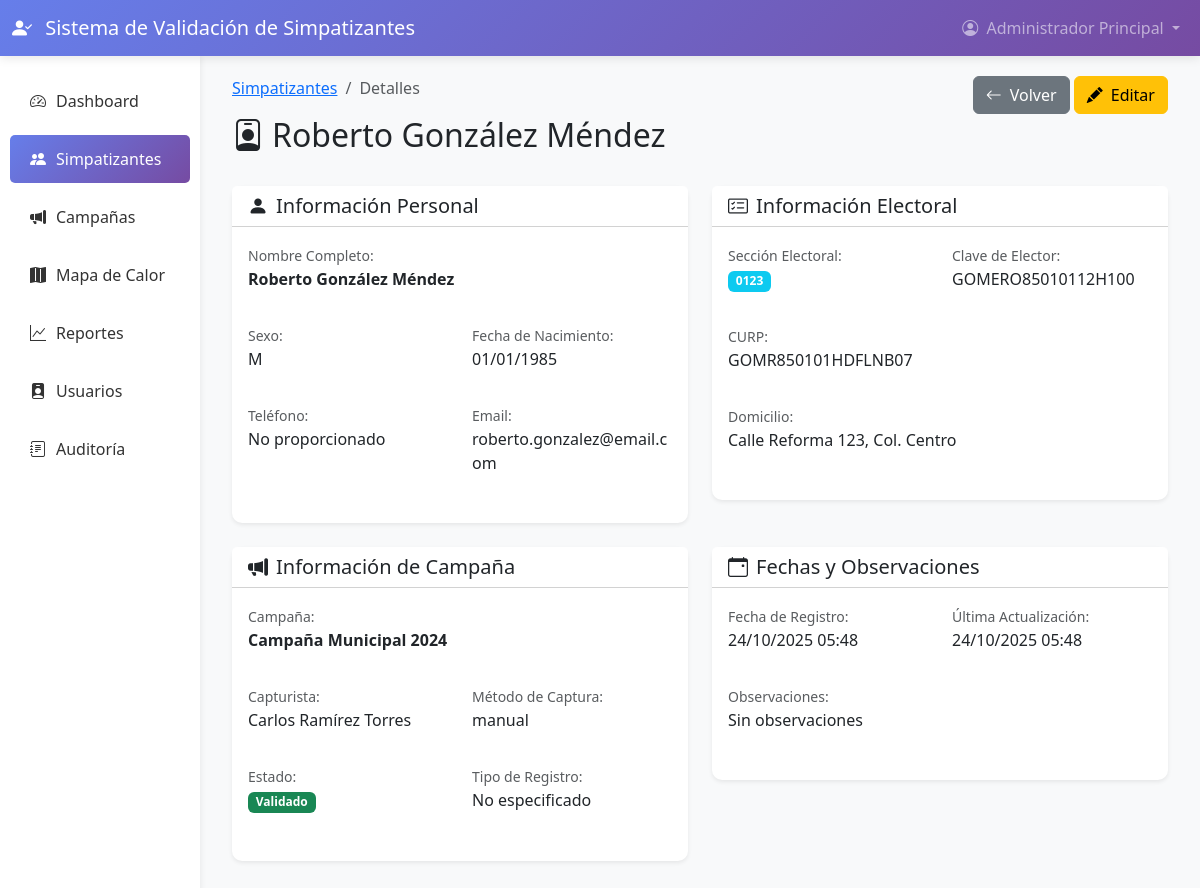
Screenshot of /public/simpatizantes/ver.php?id=1 (signed in) with the database file from the repository.
### tables this page shows
CREATE TABLE IF NOT EXISTS simpatizantes (
    id INT AUTO_INCREMENT PRIMARY KEY,
    nombre_completo VARCHAR(150) NOT NULL,
    domicilio_completo TEXT NOT NULL,
    sexo ENUM('M', 'F', 'O') NULL,
    ciudad VARCHAR(100),
    clave_elector VARCHAR(18),
    curp VARCHAR(18),
    fecha_nacimiento DATE,
    ano_registro INT,
    vigencia INT,
    seccion_electoral VARCHAR(10) NOT NULL,
    whatsapp VARCHAR(20),
    email VARCHAR(100),
    twitter VARCHAR(100),
    instagram VARCHAR(100),
    facebook VARCHAR(100),
    youtube VARCHAR(100),
    tiktok VARCHAR(100),
    observaciones TEXT,
    latitud DECIMAL(10, 8),
    longitud DECIMAL(11, 8),
    ine_frontal VARCHAR(255),
    ine_posterior VARCHAR(255),
    firma_digital VARCHAR(255),
    campana_id INT,
    capturista_id INT,
    metodo_captura ENUM('manual', 'escaneo') DEFAULT 'manual',
    validado TINYINT(1) DEFAULT 0,
    duplicado TINYINT(1) DEFAULT 0,
    created_at TIMESTAMP DEFAULT CURRENT_TIMESTAMP,
    updated_at TIMESTAMP DEFAULT CURRENT_TIMESTAMP ON UPDATE CURRENT_TIMESTAMP,
    FOREIGN KEY (campana_id) REFERENCES campanas(id) ON DELETE SET NULL,
    FOREIGN KEY (capturista_id) REFERENCES usuarios(id) ON DELETE SET NULL,
    INDEX idx_clave_elector (clave_elector),
    INDEX idx_curp (curp),
    INDEX idx_seccion (seccion_electoral),
    INDEX idx_campana (campana_id),
    INDEX idx_capturista (capturista_id),
    INDEX idx_ubicacion (latitud, longitud),
    INDEX idx_created_at (created_at)
);

CREATE TABLE IF NOT EXISTS campanas (
    id INT AUTO_INCREMENT PRIMARY KEY,
    nombre VARCHAR(150) NOT NULL,
    descripcion TEXT,
    fecha_inicio DATE NOT NULL,
    fecha_fin DATE NOT NULL,
    candidato_id INT,
    activa TINYINT(1) DEFAULT 1,
    created_at TIMESTAMP DEFAULT CURRENT_TIMESTAMP,
    updated_at TIMESTAMP DEFAULT CURRENT_TIMESTAMP ON UPDATE CURRENT_TIMESTAMP,
    FOREIGN KEY (candidato_id) REFERENCES usuarios(id) ON DELETE SET NULL,
    INDEX idx_activa (activa),
    INDEX idx_fechas (fecha_inicio, fecha_fin)
);

CREATE TABLE IF NOT EXISTS usuarios (
    id INT AUTO_INCREMENT PRIMARY KEY,
    username VARCHAR(50) UNIQUE NOT NULL,
    email VARCHAR(100) UNIQUE NOT NULL,
    password VARCHAR(255) NOT NULL,
    nombre_completo VARCHAR(150) NOT NULL,
    rol ENUM('super_admin', 'admin', 'candidato', 'coordinador', 'capturista') NOT NULL DEFAULT 'capturista',
    activo TINYINT(1) DEFAULT 1,
    intentos_fallidos INT DEFAULT 0,
    bloqueado_hasta DATETIME NULL,
    whatsapp VARCHAR(20),
    twitter VARCHAR(100),
    instagram VARCHAR(100),
    facebook VARCHAR(100),
    youtube VARCHAR(100),
    tiktok VARCHAR(100),
    created_at TIMESTAMP DEFAULT CURRENT_TIMESTAMP,
    updated_at TIMESTAMP DEFAULT CURRENT_TIMESTAMP ON UPDATE CURRENT_TIMESTAMP,
    INDEX idx_rol (rol),
    INDEX idx_email (email),
    INDEX idx_activo (activo)
);

### config/Database.php (called while the page is built, shortened)
<?php
class Database {
    private static $instance = null;
    private $connection;
    private function __construct() {
        try {
            $dsn = "mysql:host=" . DB_HOST . ";dbname=" . DB_NAME . ";charset=" . DB_CHARSET;
            $options = [
                PDO::ATTR_ERRMODE => PDO::ERRMODE_EXCEPTION,
                PDO::ATTR_DEFAULT_FETCH_MODE => PDO::FETCH_ASSOC,
                PDO::ATTR_EMULATE_PREPARES => false,
                PDO::MYSQL_ATTR_INIT_COMMAND => "SET NAMES " . DB_CHARSET
            ];
            $this->connection = new PDO($dsn, DB_USER, DB_PASS, $options);
        } catch (PDOException $e) {
            die("Error de conexión a la base de datos: " . $e->getMessage());
        }
    }
    public static function getInstance() {
        if (self::$instance === null) {
            self::$instance = new self();
        }
        return self::$instance;
    }
    public function queryOne($sql, $params = []) {
        try {
            $stmt = $this->connection->prepare($sql);
            $stmt->execute($params);
            return $stmt->fetch();
        } catch (PDOException $e) {
            error_log("Error en queryOne: " . $e->getMessage());
            return false;
        }
    }
}

### app/controllers/SimpatizanteController.php (called while the page is built, shortened)
<?php
require_once __DIR__ . '/../../config/Database.php';
require_once __DIR__ . '/../models/Simpatizante.php';
require_once __DIR__ . '/AuthController.php';
class SimpatizanteController {
    private $model;
    public function __construct() {
        $this->model = new Simpatizante();
        $this->auth = new AuthController();
    }
    public function obtener($id) {
        $simpatizante = $this->model->obtenerPorId($id);
        return $simpatizante;
    }
}

### app/controllers/AuthController.php (called while the page is built, shortened)
<?php
require_once __DIR__ . '/../../config/Database.php';
class AuthController {
    public function estaAutenticado() {
        return true;
    }
    public function obtenerRol() {
        return $_SESSION['rol'] ?? null;
    }
}

### app/models/Simpatizante.php (called while the page is built, shortened)
<?php
class Simpatizante {
    private $db;
    public function __construct() {
        $this->db = Database::getInstance();
    }
    public function obtenerPorId($id) {
        $sql = "SELECT s.*, c.nombre as campana_nombre, u.nombre_completo as capturista_nombre
                FROM simpatizantes s
                LEFT JOIN campanas c ON s.campana_id = c.id
                LEFT JOIN usuarios u ON s.capturista_id = u.id
                WHERE s.id = ?";
        return $this->db->queryOne($sql, [$id]);
    }
}

### public/simpatizantes/ver.php (the view, shortened to what this page needs)
<?php
require_once __DIR__ . '/../../config/Database.php';
require_once __DIR__ . '/../../app/controllers/AuthController.php';
require_once __DIR__ . '/../../app/controllers/SimpatizanteController.php';
$auth = new AuthController();
$auth->requiereAutenticacion();
$id = (int)$_GET['id'];
$controller = new SimpatizanteController();
$simpatizante = $controller->obtener($id);
include __DIR__ . '/../../app/views/layouts/header.php';
?>
<div class="container-fluid">
    <div class="row mb-4">
        <div class="col-md-8">
            <nav aria-label="breadcrumb">
                <ol class="breadcrumb">
                    <li class="breadcrumb-item"><a href="<?php echo BASE_URL; ?>/public/simpatizantes/index.php">Simpatizantes</a></li>
                    <li class="breadcrumb-item active">Detalles</li>
                </ol>
            </nav>
            <h2><i class="bi bi-person-badge me-2"></i><?php echo htmlspecialchars($simpatizante['nombre_completo']); ?></h2>
        </div>
        <div class="col-md-4 text-end">
            <a href="<?php echo BASE_URL; ?>/public/simpatizantes/index.php" class="btn btn-secondary">
                <i class="bi bi-arrow-left me-2"></i>Volver
            </a>
            <?php if (in_array($auth->obtenerRol(), ['super_admin', 'admin', 'coordinador']) ||
                      ($auth->obtenerRol() === 'capturista' && $simpatizante['capturista_id'] == $auth->obtenerUsuarioId())): ?>
                <a href="<?php echo BASE_URL; ?>/public/simpatizantes/editar.php?id=<?php echo $simpatizante['id']; ?>" class="btn btn-warning">
                    <i class="bi bi-pencil-fill me-2"></i>Editar
                </a>
            <?php endif; ?>
        </div>
    </div>
    <div class="row mb-4">
        <div class="col-lg-6">
            <div class="card border-0 shadow-sm">
                <div class="card-header bg-white">
                    <h5 class="mb-0"><i class="bi bi-person-fill me-2"></i>Información Personal</h5>
                </div>
                <div class="card-body">
                    <div class="row mb-3">
                        <div class="col-md-12">
                            <label class="text-muted small">Nombre Completo:</label>
                            <p class="fw-bold"><?php echo htmlspecialchars($simpatizante['nombre_completo']); ?></p>
                        </div>
                    </div>
                    <div class="row mb-3">
                        <div class="col-md-6">
                            <label class="text-muted small">Sexo:</label>
                            <p><?php echo htmlspecialchars($simpatizante['sexo'] ?? 'No especificado'); ?></p>
                        </div>
                        <div class="col-md-6">
                            <label class="text-muted small">Fecha de Nacimiento:</label>
                            <p><?php echo !empty($simpatizante['fecha_nacimiento']) ? date('d/m/Y', strtotime($simpatizante['fecha_nacimiento'])) : 'No especificada'; ?></p>
                        </div>
                    </div>
                    <div class="row mb-3">
                        <div class="col-md-6">
                            <label class="text-muted small">Teléfono:</label>
                            <p><?php echo htmlspecialchars($simpatizante['telefono'] ?? 'No proporcionado'); ?></p>
                        </div>
                        <div class="col-md-6">
                            <label class="text-muted small">Email:</label>
                            <p><?php echo htmlspecialchars($simpatizante['email'] ?? 'No proporcionado'); ?></p>
                        </div>
                    </div>
                </div>
            </div>
        </div>
        <div class="col-lg-6">
            <div class="card border-0 shadow-sm">
                <div class="card-header bg-white">
                    <h5 class="mb-0"><i class="bi bi-card-checklist me-2"></i>Información Electoral</h5>
                </div>
                <div class="card-body">
                    <div class="row mb-3">
                        <div class="col-md-6">
                            <label class="text-muted small">Sección Electoral:</label>
                            <p><span class="badge bg-info"><?php echo htmlspecialchars($simpatizante['seccion_electoral']); ?></span></p>
                        </div>
                        <div class="col-md-6">
                            <label class="text-muted small">Clave de Elector:</label>
                            <p><?php echo htmlspecialchars($simpatizante['clave_elector'] ?? 'No proporcionada'); ?></p>
                        </div>
                    </div>
                    <div class="row mb-3">
                        <div class="col-md-12">
                            <label class="text-muted small">CURP:</label>
                            <p><?php echo htmlspecialchars($simpatizante['curp'] ?? 'No proporcionado'); ?></p>
                        </div>
                    </div>
                    <div class="row mb-3">
                        <div class="col-md-12">
                            <label class="text-muted small">Domicilio:</label>
                            <p><?php echo htmlspecialchars($simpatizante['domicilio_completo']); ?></p>
                        </div>
                    </div>
                </div>
            </div>
        </div>
    </div>
    <div class="row mb-4">
        <div class="col-lg-6">
            <div class="card border-0 shadow-sm">
                <div class="card-header bg-white">
                    <h5 class="mb-0"><i class="bi bi-megaphone-fill me-2"></i>Información de Campaña</h5>
                </div>
                <div class="card-body">
                    <div class="row mb-3">
                        <div class="col-md-12">
                            <label class="text-muted small">Campaña:</label>
                            <p class="fw-bold"><?php echo htmlspecialchars($simpatizante['campana_nombre'] ?? 'No asignada'); ?></p>
                        </div>
                    </div>
                    <div class="row mb-3">
                        <div class="col-md-6">
                            <label class="text-muted small">Capturista:</label>
                            <p><?php echo htmlspecialchars($simpatizante['capturista_nombre'] ?? 'No asignado'); ?></p>
                        </div>
                        <div class="col-md-6">
                            <label class="text-muted small">Método de Captura:</label>
                            <p><?php echo htmlspecialchars($simpatizante['metodo_captura'] ?? 'No especificado'); ?></p>
                        </div>
                    </div>
                    <div class="row mb-3">
                        <div class="col-md-6">
                            <label class="text-muted small">Estado:</label>
                            <p>
                                <?php if (!empty($simpatizante['validado'])): ?>
                                    <span class="badge bg-success">Validado</span>
                                <?php else: ?>
                                    <span class="badge bg-warning">Pendiente</span>
                                <?php endif; ?>
                            </p>
                        </div>
                        <div class="col-md-6">
                            <label class="text-muted small">Tipo de Registro:</label>
                            <p><?php echo htmlspecialchars($simpatizante['tipo_registro'] ?? 'No especificado'); ?></p>
                        </div>
                    </div>
                </div>
            </div>
        </div>
        <div class="col-lg-6">
            <div class="card border-0 shadow-sm">
                <div class="card-header bg-white">
                    <h5 class="mb-0"><i class="bi bi-calendar-event me-2"></i>Fechas y Observaciones</h5>
                </div>
                <div class="card-body">
                    <div class="row mb-3">
                        <div class="col-md-6">
                            <label class="text-muted small">Fecha de Registro:</label>
                            <p><?php echo date('d/m/Y H:i', strtotime($simpatizante['created_at'])); ?></p>
                        </div>
                        <div class="col-md-6">
                            <label class="text-muted small">Última Actualización:</label>
                            <p><?php echo date('d/m/Y H:i', strtotime($simpatizante['updated_at'])); ?></p>
                        </div>
                    </div>
                    <div class="row mb-3">
                        <div class="col-md-12">
                            <label class="text-muted small">Observaciones:</label>
                            <p><?php echo !empty($simpatizante['observaciones']) ? nl2br(htmlspecialchars($simpatizante['observaciones'])) : 'Sin observaciones'; ?></p>
                        </div>
                    </div>
                </div>
            </div>
        </div>
    </div>
</div>
<?php include __DIR__ . '/../../app/views/layouts/footer.php'; ?>

### rows the page displays
simpatizantes: nombre_completo "Roberto González Méndez", sexo "M", fecha_nacimiento "01/01/1985", email "roberto.gonzalez@email.com", seccion_electoral "0123", clave_elector "GOMERO85010112H100", curp "GOMR850101HDFLNB07", domicilio_completo "Calle Reforma 123, Col. Centro", campana.nombre "Campaña Municipal 2024", capturista.nombre_completo "Carlos Ramírez Torres", metodo_captura "manual", created_at "24/10/2025 05:48", updated_at "24/10/2025 05:48"

### other values shown
APP_NAME "Sistema de Validación de Simpatizantes"
$_SESSION['nombre_completo'] "Administrador Principal"
$simpatizante['telefono'] "No proporcionado"
$simpatizante['tipo_registro'] "No especificado"
